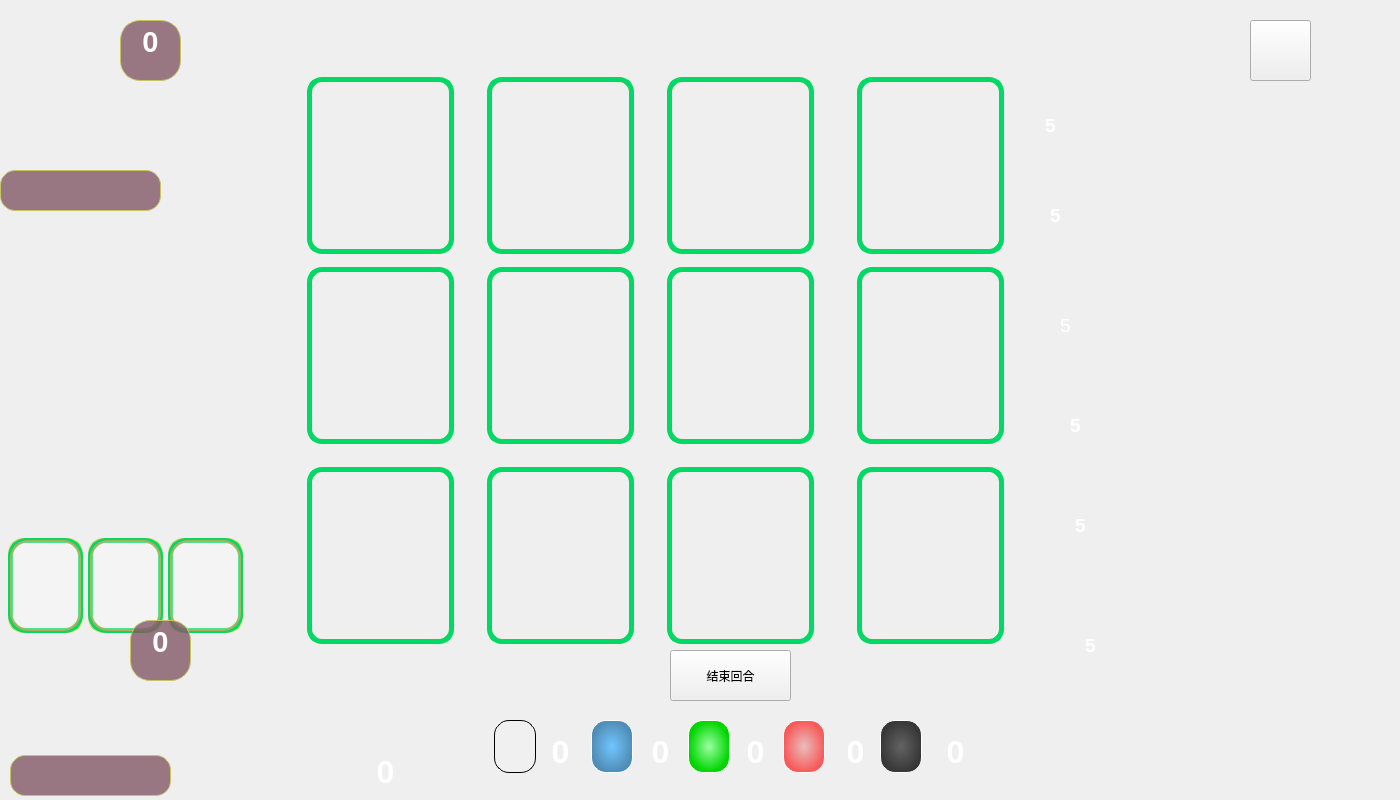
<?xml version="1.0" encoding="UTF-8"?>
<ui version="4.0">
 <class>gameInterface</class>
 <widget class="QWidget" name="gameInterface">
  <property name="geometry">
   <rect>
    <x>0</x>
    <y>0</y>
    <width>1400</width>
    <height>800</height>
   </rect>
  </property>
  <property name="minimumSize">
   <size>
    <width>1400</width>
    <height>800</height>
   </size>
  </property>
  <property name="maximumSize">
   <size>
    <width>1400</width>
    <height>800</height>
   </size>
  </property>
  <property name="focusPolicy">
   <enum>Qt::NoFocus</enum>
  </property>
  <property name="windowTitle">
   <string>gameInterface</string>
  </property>
  <property name="windowIcon">
   <iconset>
    <normaloff>:/images/打开界面.png</normaloff>:/images/打开界面.png</iconset>
  </property>
  <property name="styleSheet">
   <string notr="true">#gameInterface{
border-image: url(:/images/background.png);
}</string>
  </property>
  <widget class="QPushButton" name="card1_1">
   <property name="geometry">
    <rect>
     <x>310</x>
     <y>80</y>
     <width>141</width>
     <height>171</height>
    </rect>
   </property>
   <property name="styleSheet">
    <string notr="true">border-radius:15px;
border-image: url(:/images/card/blue-high/1.png);


</string>
   </property>
   <property name="text">
    <string/>
   </property>
  </widget>
  <widget class="QPushButton" name="card1_2">
   <property name="geometry">
    <rect>
     <x>490</x>
     <y>80</y>
     <width>141</width>
     <height>171</height>
    </rect>
   </property>
   <property name="styleSheet">
    <string notr="true">border-radius:15px;
border-image: url(:/images/card/blue-high/2.png);</string>
   </property>
   <property name="text">
    <string/>
   </property>
  </widget>
  <widget class="QPushButton" name="card1_3">
   <property name="geometry">
    <rect>
     <x>670</x>
     <y>80</y>
     <width>141</width>
     <height>171</height>
    </rect>
   </property>
   <property name="styleSheet">
    <string notr="true">border-radius:15px;
border-image: url(:/images/card/blue-high/3.png);</string>
   </property>
   <property name="text">
    <string/>
   </property>
  </widget>
  <widget class="QPushButton" name="card1_4">
   <property name="geometry">
    <rect>
     <x>860</x>
     <y>80</y>
     <width>141</width>
     <height>171</height>
    </rect>
   </property>
   <property name="styleSheet">
    <string notr="true">border-radius:15px;
border-image: url(:/images/card/blue-high/4.png);</string>
   </property>
   <property name="text">
    <string/>
   </property>
  </widget>
  <widget class="QPushButton" name="card2_1">
   <property name="geometry">
    <rect>
     <x>310</x>
     <y>270</y>
     <width>141</width>
     <height>171</height>
    </rect>
   </property>
   <property name="styleSheet">
    <string notr="true">border-radius:15px;
border-image: url(:/images/card/yellow-middle/1.png);</string>
   </property>
   <property name="text">
    <string/>
   </property>
  </widget>
  <widget class="QPushButton" name="card2_2">
   <property name="geometry">
    <rect>
     <x>490</x>
     <y>270</y>
     <width>141</width>
     <height>171</height>
    </rect>
   </property>
   <property name="styleSheet">
    <string notr="true">border-radius:15px;
border-image: url(:/images/card/yellow-middle/2.png);</string>
   </property>
   <property name="text">
    <string/>
   </property>
  </widget>
  <widget class="QPushButton" name="card2_3">
   <property name="geometry">
    <rect>
     <x>670</x>
     <y>270</y>
     <width>141</width>
     <height>171</height>
    </rect>
   </property>
   <property name="styleSheet">
    <string notr="true">border-radius:15px;
border-image: url(:/images/card/yellow-middle/3.png);</string>
   </property>
   <property name="text">
    <string/>
   </property>
  </widget>
  <widget class="QPushButton" name="card2_4">
   <property name="geometry">
    <rect>
     <x>860</x>
     <y>270</y>
     <width>141</width>
     <height>171</height>
    </rect>
   </property>
   <property name="styleSheet">
    <string notr="true">border-radius:15px;
border-image: url(:/images/card/yellow-middle/4.png);</string>
   </property>
   <property name="text">
    <string/>
   </property>
  </widget>
  <widget class="QPushButton" name="card3_1">
   <property name="geometry">
    <rect>
     <x>310</x>
     <y>470</y>
     <width>141</width>
     <height>171</height>
    </rect>
   </property>
   <property name="styleSheet">
    <string notr="true">border-radius:15px;
border-image: url(:/images/card/green-low/1.png);</string>
   </property>
   <property name="text">
    <string/>
   </property>
  </widget>
  <widget class="QPushButton" name="card3_2">
   <property name="geometry">
    <rect>
     <x>490</x>
     <y>470</y>
     <width>141</width>
     <height>171</height>
    </rect>
   </property>
   <property name="styleSheet">
    <string notr="true">border-radius:15px;
border-image: url(:/images/card/green-low/2.png);</string>
   </property>
   <property name="text">
    <string/>
   </property>
  </widget>
  <widget class="QPushButton" name="card3_3">
   <property name="geometry">
    <rect>
     <x>670</x>
     <y>470</y>
     <width>141</width>
     <height>171</height>
    </rect>
   </property>
   <property name="styleSheet">
    <string notr="true">border-radius:15px;
border-image: url(:/images/card/green-low/3.png);</string>
   </property>
   <property name="text">
    <string/>
   </property>
  </widget>
  <widget class="QPushButton" name="card3_4">
   <property name="geometry">
    <rect>
     <x>860</x>
     <y>470</y>
     <width>141</width>
     <height>171</height>
    </rect>
   </property>
   <property name="styleSheet">
    <string notr="true">border-radius:15px;
border-image: url(:/images/card/green-low/4.png);
</string>
   </property>
   <property name="text">
    <string/>
   </property>
  </widget>
  <widget class="QTextBrowser" name="gold_num">
   <property name="geometry">
    <rect>
     <x>1030</x>
     <y>110</y>
     <width>41</width>
     <height>41</height>
    </rect>
   </property>
   <property name="styleSheet">
    <string notr="true">background:transparent;
border-width:0;
border-style:outset</string>
   </property>
   <property name="html">
    <string>&lt;!DOCTYPE HTML PUBLIC &quot;-//W3C//DTD HTML 4.0//EN&quot; &quot;http://www.w3.org/TR/REC-html40/strict.dtd&quot;&gt;
&lt;html&gt;&lt;head&gt;&lt;meta name=&quot;qrichtext&quot; content=&quot;1&quot; /&gt;&lt;style type=&quot;text/css&quot;&gt;
p, li { white-space: pre-wrap; }
&lt;/style&gt;&lt;/head&gt;&lt;body style=&quot; font-family:'SimSun'; font-size:9pt; font-weight:400; font-style:normal;&quot;&gt;
&lt;p align=&quot;center&quot; style=&quot; margin-top:0px; margin-bottom:0px; margin-left:0px; margin-right:0px; -qt-block-indent:0; text-indent:0px;&quot;&gt;&lt;span style=&quot; font-size:14pt; font-weight:600; color:#ffffff;&quot;&gt;5&lt;/span&gt;&lt;/p&gt;&lt;/body&gt;&lt;/html&gt;</string>
   </property>
  </widget>
  <widget class="QTextBrowser" name="black_num">
   <property name="geometry">
    <rect>
     <x>1030</x>
     <y>200</y>
     <width>51</width>
     <height>51</height>
    </rect>
   </property>
   <property name="styleSheet">
    <string notr="true">background:transparent;
border-width:0;
border-style:outset</string>
   </property>
   <property name="html">
    <string>&lt;!DOCTYPE HTML PUBLIC &quot;-//W3C//DTD HTML 4.0//EN&quot; &quot;http://www.w3.org/TR/REC-html40/strict.dtd&quot;&gt;
&lt;html&gt;&lt;head&gt;&lt;meta name=&quot;qrichtext&quot; content=&quot;1&quot; /&gt;&lt;style type=&quot;text/css&quot;&gt;
p, li { white-space: pre-wrap; }
&lt;/style&gt;&lt;/head&gt;&lt;body style=&quot; font-family:'SimSun'; font-size:9pt; font-weight:400; font-style:normal;&quot;&gt;
&lt;p align=&quot;center&quot; style=&quot; margin-top:12px; margin-bottom:12px; margin-left:0px; margin-right:0px; -qt-block-indent:0; text-indent:0px;&quot;&gt;&lt;span style=&quot; font-size:14pt; font-weight:600; color:#ffffff;&quot;&gt;5&lt;/span&gt;&lt;/p&gt;&lt;/body&gt;&lt;/html&gt;</string>
   </property>
  </widget>
  <widget class="QTextBrowser" name="red_num">
   <property name="geometry">
    <rect>
     <x>1040</x>
     <y>310</y>
     <width>51</width>
     <height>41</height>
    </rect>
   </property>
   <property name="styleSheet">
    <string notr="true">background:transparent;
border-width:0;
border-style:outset</string>
   </property>
   <property name="html">
    <string>&lt;!DOCTYPE HTML PUBLIC &quot;-//W3C//DTD HTML 4.0//EN&quot; &quot;http://www.w3.org/TR/REC-html40/strict.dtd&quot;&gt;
&lt;html&gt;&lt;head&gt;&lt;meta name=&quot;qrichtext&quot; content=&quot;1&quot; /&gt;&lt;style type=&quot;text/css&quot;&gt;
p, li { white-space: pre-wrap; }
&lt;/style&gt;&lt;/head&gt;&lt;body style=&quot; font-family:'SimSun'; font-size:9pt; font-weight:400; font-style:normal;&quot;&gt;
&lt;p align=&quot;center&quot; style=&quot; margin-top:0px; margin-bottom:0px; margin-left:0px; margin-right:0px; -qt-block-indent:0; text-indent:0px;&quot;&gt;&lt;span style=&quot; font-size:14pt; color:#ffffff;&quot;&gt;5&lt;/span&gt;&lt;/p&gt;&lt;/body&gt;&lt;/html&gt;</string>
   </property>
  </widget>
  <widget class="QTextBrowser" name="green_num">
   <property name="geometry">
    <rect>
     <x>1050</x>
     <y>410</y>
     <width>51</width>
     <height>51</height>
    </rect>
   </property>
   <property name="styleSheet">
    <string notr="true">background:transparent;
border-width:0;
border-style:outset</string>
   </property>
   <property name="html">
    <string>&lt;!DOCTYPE HTML PUBLIC &quot;-//W3C//DTD HTML 4.0//EN&quot; &quot;http://www.w3.org/TR/REC-html40/strict.dtd&quot;&gt;
&lt;html&gt;&lt;head&gt;&lt;meta name=&quot;qrichtext&quot; content=&quot;1&quot; /&gt;&lt;style type=&quot;text/css&quot;&gt;
p, li { white-space: pre-wrap; }
&lt;/style&gt;&lt;/head&gt;&lt;body style=&quot; font-family:'SimSun'; font-size:9pt; font-weight:400; font-style:normal;&quot;&gt;
&lt;p align=&quot;center&quot; style=&quot; margin-top:0px; margin-bottom:0px; margin-left:0px; margin-right:0px; -qt-block-indent:0; text-indent:0px;&quot;&gt;&lt;span style=&quot; font-size:14pt; font-weight:600; color:#ffffff;&quot;&gt;5&lt;/span&gt;&lt;/p&gt;&lt;/body&gt;&lt;/html&gt;</string>
   </property>
  </widget>
  <widget class="QTextBrowser" name="blue_num">
   <property name="geometry">
    <rect>
     <x>1060</x>
     <y>510</y>
     <width>41</width>
     <height>41</height>
    </rect>
   </property>
   <property name="styleSheet">
    <string notr="true">background:transparent;
border-width:0;
border-style:outset</string>
   </property>
   <property name="html">
    <string>&lt;!DOCTYPE HTML PUBLIC &quot;-//W3C//DTD HTML 4.0//EN&quot; &quot;http://www.w3.org/TR/REC-html40/strict.dtd&quot;&gt;
&lt;html&gt;&lt;head&gt;&lt;meta name=&quot;qrichtext&quot; content=&quot;1&quot; /&gt;&lt;style type=&quot;text/css&quot;&gt;
p, li { white-space: pre-wrap; }
&lt;/style&gt;&lt;/head&gt;&lt;body style=&quot; font-family:'SimSun'; font-size:9pt; font-weight:400; font-style:normal;&quot;&gt;
&lt;p align=&quot;center&quot; style=&quot; margin-top:0px; margin-bottom:0px; margin-left:0px; margin-right:0px; -qt-block-indent:0; text-indent:0px;&quot;&gt;&lt;span style=&quot; font-size:14pt; font-weight:600; color:#ffffff;&quot;&gt;5&lt;/span&gt;&lt;/p&gt;&lt;/body&gt;&lt;/html&gt;</string>
   </property>
  </widget>
  <widget class="QTextBrowser" name="white_num">
   <property name="geometry">
    <rect>
     <x>1070</x>
     <y>630</y>
     <width>41</width>
     <height>41</height>
    </rect>
   </property>
   <property name="styleSheet">
    <string notr="true">background:transparent;
border-width:0;
border-style:outset</string>
   </property>
   <property name="html">
    <string>&lt;!DOCTYPE HTML PUBLIC &quot;-//W3C//DTD HTML 4.0//EN&quot; &quot;http://www.w3.org/TR/REC-html40/strict.dtd&quot;&gt;
&lt;html&gt;&lt;head&gt;&lt;meta name=&quot;qrichtext&quot; content=&quot;1&quot; /&gt;&lt;style type=&quot;text/css&quot;&gt;
p, li { white-space: pre-wrap; }
&lt;/style&gt;&lt;/head&gt;&lt;body style=&quot; font-family:'SimSun'; font-size:9pt; font-weight:400; font-style:normal;&quot;&gt;
&lt;p align=&quot;center&quot; style=&quot; margin-top:0px; margin-bottom:0px; margin-left:0px; margin-right:0px; -qt-block-indent:0; text-indent:0px;&quot;&gt;&lt;span style=&quot; font-size:14pt; font-weight:600; color:#ffffff;&quot;&gt;5&lt;/span&gt;&lt;/p&gt;&lt;/body&gt;&lt;/html&gt;</string>
   </property>
  </widget>
  <widget class="QLabel" name="money">
   <property name="geometry">
    <rect>
     <x>480</x>
     <y>710</y>
     <width>501</width>
     <height>91</height>
    </rect>
   </property>
   <property name="styleSheet">
    <string notr="true">border-image: url(:/images/bb.png);
border-radius:20px;</string>
   </property>
   <property name="text">
    <string/>
   </property>
  </widget>
  <widget class="QTextBrowser" name="white_have">
   <property name="geometry">
    <rect>
     <x>535</x>
     <y>730</y>
     <width>51</width>
     <height>61</height>
    </rect>
   </property>
   <property name="styleSheet">
    <string notr="true">background:transparent;
border-width:0;
border-style:outset</string>
   </property>
   <property name="html">
    <string>&lt;!DOCTYPE HTML PUBLIC &quot;-//W3C//DTD HTML 4.0//EN&quot; &quot;http://www.w3.org/TR/REC-html40/strict.dtd&quot;&gt;
&lt;html&gt;&lt;head&gt;&lt;meta name=&quot;qrichtext&quot; content=&quot;1&quot; /&gt;&lt;style type=&quot;text/css&quot;&gt;
p, li { white-space: pre-wrap; }
&lt;/style&gt;&lt;/head&gt;&lt;body style=&quot; font-family:'SimSun'; font-size:9pt; font-weight:400; font-style:normal;&quot;&gt;
&lt;p align=&quot;center&quot; style=&quot; margin-top:0px; margin-bottom:0px; margin-left:0px; margin-right:0px; -qt-block-indent:0; text-indent:0px;&quot;&gt;&lt;span style=&quot; font-size:24pt; font-weight:600; color:#ffffff;&quot;&gt;0&lt;/span&gt;&lt;/p&gt;&lt;/body&gt;&lt;/html&gt;</string>
   </property>
  </widget>
  <widget class="QTextBrowser" name="blue_have">
   <property name="geometry">
    <rect>
     <x>635</x>
     <y>730</y>
     <width>51</width>
     <height>61</height>
    </rect>
   </property>
   <property name="styleSheet">
    <string notr="true">background:transparent;
border-width:0;
border-style:outset</string>
   </property>
   <property name="html">
    <string>&lt;!DOCTYPE HTML PUBLIC &quot;-//W3C//DTD HTML 4.0//EN&quot; &quot;http://www.w3.org/TR/REC-html40/strict.dtd&quot;&gt;
&lt;html&gt;&lt;head&gt;&lt;meta name=&quot;qrichtext&quot; content=&quot;1&quot; /&gt;&lt;style type=&quot;text/css&quot;&gt;
p, li { white-space: pre-wrap; }
&lt;/style&gt;&lt;/head&gt;&lt;body style=&quot; font-family:'SimSun'; font-size:9pt; font-weight:400; font-style:normal;&quot;&gt;
&lt;p align=&quot;center&quot; style=&quot; margin-top:0px; margin-bottom:0px; margin-left:0px; margin-right:0px; -qt-block-indent:0; text-indent:0px;&quot;&gt;&lt;span style=&quot; font-size:24pt; font-weight:600; color:#ffffff;&quot;&gt;0&lt;/span&gt;&lt;/p&gt;&lt;/body&gt;&lt;/html&gt;</string>
   </property>
  </widget>
  <widget class="QTextBrowser" name="green_have">
   <property name="geometry">
    <rect>
     <x>730</x>
     <y>730</y>
     <width>51</width>
     <height>61</height>
    </rect>
   </property>
   <property name="styleSheet">
    <string notr="true">background:transparent;
border-width:0;
border-style:outset</string>
   </property>
   <property name="html">
    <string>&lt;!DOCTYPE HTML PUBLIC &quot;-//W3C//DTD HTML 4.0//EN&quot; &quot;http://www.w3.org/TR/REC-html40/strict.dtd&quot;&gt;
&lt;html&gt;&lt;head&gt;&lt;meta name=&quot;qrichtext&quot; content=&quot;1&quot; /&gt;&lt;style type=&quot;text/css&quot;&gt;
p, li { white-space: pre-wrap; }
&lt;/style&gt;&lt;/head&gt;&lt;body style=&quot; font-family:'SimSun'; font-size:9pt; font-weight:400; font-style:normal;&quot;&gt;
&lt;p align=&quot;center&quot; style=&quot; margin-top:0px; margin-bottom:0px; margin-left:0px; margin-right:0px; -qt-block-indent:0; text-indent:0px;&quot;&gt;&lt;span style=&quot; font-size:24pt; font-weight:600; color:#ffffff;&quot;&gt;0&lt;/span&gt;&lt;/p&gt;&lt;/body&gt;&lt;/html&gt;</string>
   </property>
  </widget>
  <widget class="QTextBrowser" name="red_have">
   <property name="geometry">
    <rect>
     <x>830</x>
     <y>730</y>
     <width>51</width>
     <height>61</height>
    </rect>
   </property>
   <property name="styleSheet">
    <string notr="true">background:transparent;
border-width:0;
border-style:outset</string>
   </property>
   <property name="html">
    <string>&lt;!DOCTYPE HTML PUBLIC &quot;-//W3C//DTD HTML 4.0//EN&quot; &quot;http://www.w3.org/TR/REC-html40/strict.dtd&quot;&gt;
&lt;html&gt;&lt;head&gt;&lt;meta name=&quot;qrichtext&quot; content=&quot;1&quot; /&gt;&lt;style type=&quot;text/css&quot;&gt;
p, li { white-space: pre-wrap; }
&lt;/style&gt;&lt;/head&gt;&lt;body style=&quot; font-family:'SimSun'; font-size:9pt; font-weight:400; font-style:normal;&quot;&gt;
&lt;p align=&quot;center&quot; style=&quot; margin-top:0px; margin-bottom:0px; margin-left:0px; margin-right:0px; -qt-block-indent:0; text-indent:0px;&quot;&gt;&lt;span style=&quot; font-size:24pt; font-weight:600; color:#ffffff;&quot;&gt;0&lt;/span&gt;&lt;/p&gt;&lt;/body&gt;&lt;/html&gt;</string>
   </property>
  </widget>
  <widget class="QTextBrowser" name="black_have">
   <property name="geometry">
    <rect>
     <x>930</x>
     <y>730</y>
     <width>51</width>
     <height>61</height>
    </rect>
   </property>
   <property name="styleSheet">
    <string notr="true">background:transparent;
border-width:0;
border-style:outset</string>
   </property>
   <property name="html">
    <string>&lt;!DOCTYPE HTML PUBLIC &quot;-//W3C//DTD HTML 4.0//EN&quot; &quot;http://www.w3.org/TR/REC-html40/strict.dtd&quot;&gt;
&lt;html&gt;&lt;head&gt;&lt;meta name=&quot;qrichtext&quot; content=&quot;1&quot; /&gt;&lt;style type=&quot;text/css&quot;&gt;
p, li { white-space: pre-wrap; }
&lt;/style&gt;&lt;/head&gt;&lt;body style=&quot; font-family:'SimSun'; font-size:9pt; font-weight:400; font-style:normal;&quot;&gt;
&lt;p align=&quot;center&quot; style=&quot; margin-top:0px; margin-bottom:0px; margin-left:0px; margin-right:0px; -qt-block-indent:0; text-indent:0px;&quot;&gt;&lt;span style=&quot; font-size:24pt; font-weight:600; color:#ffffff;&quot;&gt;0&lt;/span&gt;&lt;/p&gt;&lt;/body&gt;&lt;/html&gt;</string>
   </property>
  </widget>
  <widget class="QLabel" name="label">
   <property name="geometry">
    <rect>
     <x>390</x>
     <y>710</y>
     <width>91</width>
     <height>81</height>
    </rect>
   </property>
   <property name="styleSheet">
    <string notr="true">border-image: url(:/images/bbb.png);
border-radius:35px;</string>
   </property>
   <property name="text">
    <string/>
   </property>
  </widget>
  <widget class="QTextBrowser" name="gold_have">
   <property name="geometry">
    <rect>
     <x>360</x>
     <y>750</y>
     <width>51</width>
     <height>61</height>
    </rect>
   </property>
   <property name="styleSheet">
    <string notr="true">background:transparent;
border-width:0;
border-style:outset</string>
   </property>
   <property name="html">
    <string>&lt;!DOCTYPE HTML PUBLIC &quot;-//W3C//DTD HTML 4.0//EN&quot; &quot;http://www.w3.org/TR/REC-html40/strict.dtd&quot;&gt;
&lt;html&gt;&lt;head&gt;&lt;meta name=&quot;qrichtext&quot; content=&quot;1&quot; /&gt;&lt;style type=&quot;text/css&quot;&gt;
p, li { white-space: pre-wrap; }
&lt;/style&gt;&lt;/head&gt;&lt;body style=&quot; font-family:'SimSun'; font-size:9pt; font-weight:400; font-style:normal;&quot;&gt;
&lt;p align=&quot;center&quot; style=&quot; margin-top:0px; margin-bottom:0px; margin-left:0px; margin-right:0px; -qt-block-indent:0; text-indent:0px;&quot;&gt;&lt;span style=&quot; font-size:24pt; font-weight:600; color:#ffffff;&quot;&gt;0&lt;/span&gt;&lt;/p&gt;&lt;/body&gt;&lt;/html&gt;</string>
   </property>
  </widget>
  <widget class="QPushButton" name="selectBlack">
   <property name="geometry">
    <rect>
     <x>1070</x>
     <y>150</y>
     <width>71</width>
     <height>61</height>
    </rect>
   </property>
   <property name="styleSheet">
    <string notr="true">border-radius:15px;


</string>
   </property>
   <property name="text">
    <string/>
   </property>
  </widget>
  <widget class="QPushButton" name="selectRed">
   <property name="geometry">
    <rect>
     <x>1070</x>
     <y>240</y>
     <width>71</width>
     <height>61</height>
    </rect>
   </property>
   <property name="styleSheet">
    <string notr="true">border-radius:15px;


</string>
   </property>
   <property name="text">
    <string/>
   </property>
  </widget>
  <widget class="QPushButton" name="selectGreen">
   <property name="geometry">
    <rect>
     <x>1080</x>
     <y>350</y>
     <width>71</width>
     <height>61</height>
    </rect>
   </property>
   <property name="styleSheet">
    <string notr="true">border-radius:15px;


</string>
   </property>
   <property name="text">
    <string/>
   </property>
  </widget>
  <widget class="QPushButton" name="selectBlue">
   <property name="geometry">
    <rect>
     <x>1090</x>
     <y>460</y>
     <width>71</width>
     <height>61</height>
    </rect>
   </property>
   <property name="styleSheet">
    <string notr="true">border-radius:15px;


</string>
   </property>
   <property name="text">
    <string/>
   </property>
  </widget>
  <widget class="QPushButton" name="selectWhite">
   <property name="geometry">
    <rect>
     <x>1110</x>
     <y>580</y>
     <width>71</width>
     <height>61</height>
    </rect>
   </property>
   <property name="styleSheet">
    <string notr="true">border-radius:15px;


</string>
   </property>
   <property name="text">
    <string/>
   </property>
  </widget>
  <widget class="QTextBrowser" name="gradePeople2">
   <property name="geometry">
    <rect>
     <x>120</x>
     <y>20</y>
     <width>61</width>
     <height>61</height>
    </rect>
   </property>
   <property name="styleSheet">
    <string notr="true">background-color:rgba(130, 87, 103,0.8);
border-radius:20px;
border:1px solid rgb(197, 197, 98)</string>
   </property>
   <property name="html">
    <string>&lt;!DOCTYPE HTML PUBLIC &quot;-//W3C//DTD HTML 4.0//EN&quot; &quot;http://www.w3.org/TR/REC-html40/strict.dtd&quot;&gt;
&lt;html&gt;&lt;head&gt;&lt;meta name=&quot;qrichtext&quot; content=&quot;1&quot; /&gt;&lt;style type=&quot;text/css&quot;&gt;
p, li { white-space: pre-wrap; }
&lt;/style&gt;&lt;/head&gt;&lt;body style=&quot; font-family:'SimSun'; font-size:9pt; font-weight:400; font-style:normal;&quot;&gt;
&lt;p align=&quot;center&quot; style=&quot; margin-top:0px; margin-bottom:0px; margin-left:0px; margin-right:0px; -qt-block-indent:0; text-indent:0px;&quot;&gt;&lt;span style=&quot; font-size:22pt; font-weight:600; color:#ffffff;&quot;&gt;0&lt;/span&gt;&lt;/p&gt;&lt;/body&gt;&lt;/html&gt;</string>
   </property>
  </widget>
  <widget class="QTextBrowser" name="gradePeople1">
   <property name="geometry">
    <rect>
     <x>130</x>
     <y>620</y>
     <width>61</width>
     <height>61</height>
    </rect>
   </property>
   <property name="styleSheet">
    <string notr="true">background-color:rgba(130, 87, 103,0.8);
border-radius:20px;
border:1px solid rgb(197, 197, 98)
</string>
   </property>
   <property name="html">
    <string>&lt;!DOCTYPE HTML PUBLIC &quot;-//W3C//DTD HTML 4.0//EN&quot; &quot;http://www.w3.org/TR/REC-html40/strict.dtd&quot;&gt;
&lt;html&gt;&lt;head&gt;&lt;meta name=&quot;qrichtext&quot; content=&quot;1&quot; /&gt;&lt;style type=&quot;text/css&quot;&gt;
p, li { white-space: pre-wrap; }
&lt;/style&gt;&lt;/head&gt;&lt;body style=&quot; font-family:'SimSun'; font-size:9pt; font-weight:400; font-style:normal;&quot;&gt;
&lt;p align=&quot;center&quot; style=&quot; margin-top:0px; margin-bottom:0px; margin-left:0px; margin-right:0px; -qt-block-indent:0; text-indent:0px;&quot;&gt;&lt;span style=&quot; font-size:22pt; font-weight:600; color:#ffffff;&quot;&gt;0&lt;/span&gt;&lt;/p&gt;&lt;/body&gt;&lt;/html&gt;</string>
   </property>
  </widget>
  <widget class="QToolButton" name="re">
   <property name="geometry">
    <rect>
     <x>1340</x>
     <y>0</y>
     <width>61</width>
     <height>141</height>
    </rect>
   </property>
   <property name="styleSheet">
    <string notr="true">background-color: rgba(255, 255, 255, 0);
border:none;
border-radius:30px;</string>
   </property>
   <property name="text">
    <string/>
   </property>
  </widget>
  <widget class="QToolButton" name="changeMan">
   <property name="geometry">
    <rect>
     <x>670</x>
     <y>650</y>
     <width>121</width>
     <height>51</height>
    </rect>
   </property>
   <property name="styleSheet">
    <string notr="true">font: 14pt &quot;华文彩云&quot;;
border-radius:15px;
background-color: qlineargradient(spread: pad, x1: 0, y1: 0, x2: 0, y2: 1,\ stop : 0 rgba(255, 255, 255, 200),\ stop : 0.5 rgba(0, 100, 255, 255),\ stop : 1 rgba(255, 255, 255, 200));
color:rgb(255,255,255);</string>
   </property>
   <property name="text">
    <string>结束回合</string>
   </property>
  </widget>
  <widget class="QLabel" name="background">
   <property name="geometry">
    <rect>
     <x>0</x>
     <y>0</y>
     <width>1400</width>
     <height>800</height>
    </rect>
   </property>
   <property name="minimumSize">
    <size>
     <width>1400</width>
     <height>800</height>
    </size>
   </property>
   <property name="maximumSize">
    <size>
     <width>1400</width>
     <height>800</height>
    </size>
   </property>
   <property name="styleSheet">
    <string notr="true">border-image: url(:/images/background.png);</string>
   </property>
   <property name="text">
    <string/>
   </property>
  </widget>
  <widget class="QToolButton" name="oppo1">
   <property name="geometry">
    <rect>
     <x>0</x>
     <y>40</y>
     <width>201</width>
     <height>151</height>
    </rect>
   </property>
   <property name="styleSheet">
    <string notr="true">background-color: rgba(255, 255, 254, 0);
border-top-right-radius:65px;
border-bottom-right-radius:65px;
</string>
   </property>
   <property name="text">
    <string/>
   </property>
  </widget>
  <widget class="QLabel" name="player1">
   <property name="geometry">
    <rect>
     <x>0</x>
     <y>632</y>
     <width>227</width>
     <height>171</height>
    </rect>
   </property>
   <property name="styleSheet">
    <string notr="true">border-image: url(:/images/oppo_turn.png);
border-top-right-radius:80px;
border-bottom-right-radius:80px;
</string>
   </property>
   <property name="text">
    <string/>
   </property>
  </widget>
  <widget class="QLabel" name="player2">
   <property name="geometry">
    <rect>
     <x>0</x>
     <y>40</y>
     <width>197</width>
     <height>151</height>
    </rect>
   </property>
   <property name="styleSheet">
    <string notr="true">border-image: url(:/images/myturn.png);
border-top-right-radius:75px;
border-bottom-right-radius:75px;</string>
   </property>
   <property name="text">
    <string/>
   </property>
  </widget>
  <widget class="QLabel" name="highlight1_1">
   <property name="geometry">
    <rect>
     <x>307</x>
     <y>77</y>
     <width>147</width>
     <height>177</height>
    </rect>
   </property>
   <property name="styleSheet">
    <string notr="true">border-radius:15px;
border:5px solid rgb(0, 216, 104)</string>
   </property>
   <property name="text">
    <string/>
   </property>
  </widget>
  <widget class="QLabel" name="highlight1_2">
   <property name="geometry">
    <rect>
     <x>487</x>
     <y>77</y>
     <width>147</width>
     <height>177</height>
    </rect>
   </property>
   <property name="styleSheet">
    <string notr="true">border:5px solid rgb(0, 216, 104);
border-radius:15px;</string>
   </property>
   <property name="text">
    <string/>
   </property>
  </widget>
  <widget class="QLabel" name="highlight1_3">
   <property name="geometry">
    <rect>
     <x>667</x>
     <y>77</y>
     <width>147</width>
     <height>177</height>
    </rect>
   </property>
   <property name="styleSheet">
    <string notr="true">border:5px solid rgb(0, 216, 104);
border-radius:15px;</string>
   </property>
   <property name="text">
    <string/>
   </property>
  </widget>
  <widget class="QLabel" name="highlight1_4">
   <property name="geometry">
    <rect>
     <x>857</x>
     <y>77</y>
     <width>147</width>
     <height>177</height>
    </rect>
   </property>
   <property name="styleSheet">
    <string notr="true">border:5px solid rgb(0, 216, 104);
border-radius:15px;</string>
   </property>
   <property name="text">
    <string/>
   </property>
  </widget>
  <widget class="QLabel" name="highlight2_1">
   <property name="geometry">
    <rect>
     <x>307</x>
     <y>267</y>
     <width>147</width>
     <height>177</height>
    </rect>
   </property>
   <property name="styleSheet">
    <string notr="true">border:5px solid rgb(0, 216, 104);
border-radius:15px;</string>
   </property>
   <property name="text">
    <string/>
   </property>
  </widget>
  <widget class="QLabel" name="highlight2_2">
   <property name="geometry">
    <rect>
     <x>487</x>
     <y>267</y>
     <width>147</width>
     <height>177</height>
    </rect>
   </property>
   <property name="styleSheet">
    <string notr="true">border:5px solid rgb(0, 216, 104);
border-radius:15px;</string>
   </property>
   <property name="text">
    <string/>
   </property>
  </widget>
  <widget class="QLabel" name="highlight2_3">
   <property name="geometry">
    <rect>
     <x>667</x>
     <y>267</y>
     <width>147</width>
     <height>177</height>
    </rect>
   </property>
   <property name="styleSheet">
    <string notr="true">border:5px solid rgb(0, 216, 104);
border-radius:15px;</string>
   </property>
   <property name="text">
    <string/>
   </property>
  </widget>
  <widget class="QLabel" name="highlight2_4">
   <property name="geometry">
    <rect>
     <x>857</x>
     <y>267</y>
     <width>147</width>
     <height>177</height>
    </rect>
   </property>
   <property name="styleSheet">
    <string notr="true">border:5px solid rgb(0, 216, 104);
border-radius:15px;</string>
   </property>
   <property name="text">
    <string/>
   </property>
  </widget>
  <widget class="QLabel" name="highlight3_1">
   <property name="geometry">
    <rect>
     <x>307</x>
     <y>467</y>
     <width>147</width>
     <height>177</height>
    </rect>
   </property>
   <property name="styleSheet">
    <string notr="true">border:5px solid rgb(0, 216, 104);
border-radius:15px;
</string>
   </property>
   <property name="text">
    <string/>
   </property>
  </widget>
  <widget class="QLabel" name="highlight3_2">
   <property name="geometry">
    <rect>
     <x>487</x>
     <y>467</y>
     <width>147</width>
     <height>177</height>
    </rect>
   </property>
   <property name="styleSheet">
    <string notr="true">border:5px solid rgb(0, 216, 104);
border-radius:15px;</string>
   </property>
   <property name="text">
    <string/>
   </property>
  </widget>
  <widget class="QLabel" name="highlight3_3">
   <property name="geometry">
    <rect>
     <x>667</x>
     <y>467</y>
     <width>147</width>
     <height>177</height>
    </rect>
   </property>
   <property name="styleSheet">
    <string notr="true">border:5px solid rgb(0, 216, 104);
border-radius:15px;</string>
   </property>
   <property name="text">
    <string/>
   </property>
  </widget>
  <widget class="QLabel" name="highlight3_4">
   <property name="geometry">
    <rect>
     <x>857</x>
     <y>467</y>
     <width>147</width>
     <height>177</height>
    </rect>
   </property>
   <property name="styleSheet">
    <string notr="true">border:5px solid rgb(0, 216, 104);
border-radius:15px;</string>
   </property>
   <property name="text">
    <string/>
   </property>
  </widget>
  <widget class="QTextBrowser" name="black_card">
   <property name="geometry">
    <rect>
     <x>880</x>
     <y>720</y>
     <width>42</width>
     <height>53</height>
    </rect>
   </property>
   <property name="styleSheet">
    <string notr="true">background-color: qradialgradient(spread:pad, cx:0.5, cy:0.5, radius:0.5, fx:0.5, fy:0.5, stop:0 rgba(99, 99, 99, 255), stop:1 rgba(55, 55, 55, 255));
border-radius:15px;
border:1px solid white;</string>
   </property>
  </widget>
  <widget class="QTextBrowser" name="blue_card">
   <property name="geometry">
    <rect>
     <x>591</x>
     <y>720</y>
     <width>42</width>
     <height>53</height>
    </rect>
   </property>
   <property name="styleSheet">
    <string notr="true">background-color: qradialgradient(spread:pad, cx:0.5, cy:0.5, radius:0.5, fx:0.5, fy:0.5, stop:0 rgba(112, 198, 255, 255), stop:1 rgba(80, 141, 182, 255));
border:1px solid white;
border-radius:15px;
</string>
   </property>
  </widget>
  <widget class="QTextBrowser" name="green_card">
   <property name="geometry">
    <rect>
     <x>688</x>
     <y>720</y>
     <width>42</width>
     <height>53</height>
    </rect>
   </property>
   <property name="styleSheet">
    <string notr="true">background-color: qradialgradient(spread:pad, cx:0.5, cy:0.5, radius:0.5, fx:0.5, fy:0.5, stop:0 rgba(155, 255, 162, 255), stop:1 rgba(0, 213, 0, 255));
border-radius:15px;
border:1px solid white;</string>
   </property>
  </widget>
  <widget class="QTextBrowser" name="red_card">
   <property name="geometry">
    <rect>
     <x>783</x>
     <y>720</y>
     <width>42</width>
     <height>53</height>
    </rect>
   </property>
   <property name="styleSheet">
    <string notr="true">background-color: qradialgradient(spread:pad, cx:0.5, cy:0.5, radius:0.5, fx:0.5, fy:0.5, stop:0 rgba(234, 189, 189, 255), stop:1 rgba(247, 90, 90, 255));
border-radius:15px;
border:1px solid white;</string>
   </property>
  </widget>
  <widget class="QTextBrowser" name="white_card">
   <property name="geometry">
    <rect>
     <x>494</x>
     <y>720</y>
     <width>42</width>
     <height>53</height>
    </rect>
   </property>
   <property name="styleSheet">
    <string notr="true">background-color: rgb(240, 240, 240);
border-radius:15px;
border:1px solid black;</string>
   </property>
   <property name="html">
    <string>&lt;!DOCTYPE HTML PUBLIC &quot;-//W3C//DTD HTML 4.0//EN&quot; &quot;http://www.w3.org/TR/REC-html40/strict.dtd&quot;&gt;
&lt;html&gt;&lt;head&gt;&lt;meta name=&quot;qrichtext&quot; content=&quot;1&quot; /&gt;&lt;style type=&quot;text/css&quot;&gt;
p, li { white-space: pre-wrap; }
&lt;/style&gt;&lt;/head&gt;&lt;body style=&quot; font-family:'SimSun'; font-size:9pt; font-weight:400; font-style:normal;&quot;&gt;
&lt;p align=&quot;center&quot; style=&quot;-qt-paragraph-type:empty; margin-top:0px; margin-bottom:0px; margin-left:0px; margin-right:0px; -qt-block-indent:0; text-indent:0px;&quot;&gt;&lt;br /&gt;&lt;/p&gt;&lt;/body&gt;&lt;/html&gt;</string>
   </property>
  </widget>
  <widget class="QToolButton" name="reserved1">
   <property name="geometry">
    <rect>
     <x>10</x>
     <y>540</y>
     <width>71</width>
     <height>91</height>
    </rect>
   </property>
   <property name="styleSheet">
    <string notr="true">background-color: rgba(255, 255, 255, 80);
border-radius:18px;
border:2px solid rgb(176, 176, 87);</string>
   </property>
   <property name="text">
    <string/>
   </property>
  </widget>
  <widget class="QToolButton" name="reserved2">
   <property name="geometry">
    <rect>
     <x>90</x>
     <y>540</y>
     <width>71</width>
     <height>91</height>
    </rect>
   </property>
   <property name="styleSheet">
    <string notr="true">background-color: rgba(255, 255, 255, 80);
border-radius:18px;
border:2px solid rgb(176, 176, 87);</string>
   </property>
   <property name="text">
    <string/>
   </property>
  </widget>
  <widget class="QToolButton" name="reserved3">
   <property name="geometry">
    <rect>
     <x>170</x>
     <y>540</y>
     <width>71</width>
     <height>91</height>
    </rect>
   </property>
   <property name="styleSheet">
    <string notr="true">background-color: rgba(255, 255, 255, 80);
border-radius:18px;
border:2px solid rgb(176, 176, 87);</string>
   </property>
   <property name="text">
    <string/>
   </property>
  </widget>
  <widget class="QToolButton" name="noble1">
   <property name="geometry">
    <rect>
     <x>1170</x>
     <y>130</y>
     <width>171</width>
     <height>171</height>
    </rect>
   </property>
   <property name="styleSheet">
    <string notr="true">border-image: url(:/images/贵族/1.png);
border-radius:15px;</string>
   </property>
   <property name="text">
    <string/>
   </property>
  </widget>
  <widget class="QToolButton" name="noble2">
   <property name="geometry">
    <rect>
     <x>1190</x>
     <y>310</y>
     <width>171</width>
     <height>171</height>
    </rect>
   </property>
   <property name="styleSheet">
    <string notr="true">border-image: url(:/images/贵族/2.png);
border-radius:15px;</string>
   </property>
   <property name="text">
    <string/>
   </property>
  </widget>
  <widget class="QToolButton" name="noble3">
   <property name="geometry">
    <rect>
     <x>1210</x>
     <y>490</y>
     <width>171</width>
     <height>171</height>
    </rect>
   </property>
   <property name="styleSheet">
    <string notr="true">border-image: url(:/images/贵族/3.png);
border-radius:15px;</string>
   </property>
   <property name="text">
    <string/>
   </property>
  </widget>
  <widget class="QLabel" name="highlight4_1">
   <property name="geometry">
    <rect>
     <x>8</x>
     <y>538</y>
     <width>75</width>
     <height>95</height>
    </rect>
   </property>
   <property name="styleSheet">
    <string notr="true">border:5px solid rgb(0, 216, 104);
border-radius:18px;</string>
   </property>
   <property name="text">
    <string/>
   </property>
  </widget>
  <widget class="QLabel" name="highlight4_2">
   <property name="geometry">
    <rect>
     <x>88</x>
     <y>538</y>
     <width>75</width>
     <height>95</height>
    </rect>
   </property>
   <property name="styleSheet">
    <string notr="true">border:5px solid rgb(0, 216, 104);
border-radius:18px;</string>
   </property>
   <property name="text">
    <string/>
   </property>
  </widget>
  <widget class="QLabel" name="highlight4_3">
   <property name="geometry">
    <rect>
     <x>168</x>
     <y>538</y>
     <width>75</width>
     <height>95</height>
    </rect>
   </property>
   <property name="styleSheet">
    <string notr="true">border:5px solid rgb(0, 216, 104);
border-radius:18px;</string>
   </property>
   <property name="text">
    <string/>
   </property>
  </widget>
  <widget class="QLabel" name="yellowLight1_1">
   <property name="geometry">
    <rect>
     <x>307</x>
     <y>77</y>
     <width>147</width>
     <height>177</height>
    </rect>
   </property>
   <property name="styleSheet">
    <string notr="true">border-radius:15px;
border:5px solid rgb(218, 218, 108)</string>
   </property>
   <property name="text">
    <string/>
   </property>
  </widget>
  <widget class="QLabel" name="yellowLight1_2">
   <property name="geometry">
    <rect>
     <x>487</x>
     <y>77</y>
     <width>147</width>
     <height>177</height>
    </rect>
   </property>
   <property name="styleSheet">
    <string notr="true">border-radius:15px;
border:5px solid rgb(218, 218, 108)</string>
   </property>
   <property name="text">
    <string/>
   </property>
  </widget>
  <widget class="QLabel" name="yellowLight1_3">
   <property name="geometry">
    <rect>
     <x>667</x>
     <y>77</y>
     <width>147</width>
     <height>177</height>
    </rect>
   </property>
   <property name="styleSheet">
    <string notr="true">border-radius:15px;
border:5px solid rgb(218, 218, 108)</string>
   </property>
   <property name="text">
    <string/>
   </property>
  </widget>
  <widget class="QLabel" name="yellowLight1_4">
   <property name="geometry">
    <rect>
     <x>857</x>
     <y>77</y>
     <width>147</width>
     <height>177</height>
    </rect>
   </property>
   <property name="styleSheet">
    <string notr="true">border-radius:15px;
border:5px solid rgb(218, 218, 108)</string>
   </property>
   <property name="text">
    <string/>
   </property>
  </widget>
  <widget class="QLabel" name="yellowLight2_1">
   <property name="geometry">
    <rect>
     <x>307</x>
     <y>267</y>
     <width>147</width>
     <height>177</height>
    </rect>
   </property>
   <property name="styleSheet">
    <string notr="true">border-radius:15px;
border:5px solid rgb(218, 218, 108)</string>
   </property>
   <property name="text">
    <string/>
   </property>
  </widget>
  <widget class="QLabel" name="yellowLight2_2">
   <property name="geometry">
    <rect>
     <x>487</x>
     <y>267</y>
     <width>147</width>
     <height>177</height>
    </rect>
   </property>
   <property name="styleSheet">
    <string notr="true">border-radius:15px;
border:5px solid rgb(218, 218, 108)</string>
   </property>
   <property name="text">
    <string/>
   </property>
  </widget>
  <widget class="QLabel" name="yellowLight2_3">
   <property name="geometry">
    <rect>
     <x>667</x>
     <y>267</y>
     <width>147</width>
     <height>177</height>
    </rect>
   </property>
   <property name="styleSheet">
    <string notr="true">border-radius:15px;
border:5px solid rgb(218, 218, 108)</string>
   </property>
   <property name="text">
    <string/>
   </property>
  </widget>
  <widget class="QLabel" name="yellowLight2_4">
   <property name="geometry">
    <rect>
     <x>857</x>
     <y>267</y>
     <width>147</width>
     <height>177</height>
    </rect>
   </property>
   <property name="styleSheet">
    <string notr="true">border-radius:15px;
border:5px solid rgb(218, 218, 108)</string>
   </property>
   <property name="text">
    <string/>
   </property>
  </widget>
  <widget class="QLabel" name="yellowLight3_1">
   <property name="geometry">
    <rect>
     <x>307</x>
     <y>467</y>
     <width>147</width>
     <height>177</height>
    </rect>
   </property>
   <property name="styleSheet">
    <string notr="true">border-radius:15px;
border:5px solid rgb(218, 218, 108)</string>
   </property>
   <property name="text">
    <string/>
   </property>
  </widget>
  <widget class="QLabel" name="yellowLight3_2">
   <property name="geometry">
    <rect>
     <x>487</x>
     <y>467</y>
     <width>147</width>
     <height>177</height>
    </rect>
   </property>
   <property name="styleSheet">
    <string notr="true">border-radius:15px;
border:5px solid rgb(218, 218, 108)</string>
   </property>
   <property name="text">
    <string/>
   </property>
  </widget>
  <widget class="QLabel" name="yellowLight3_3">
   <property name="geometry">
    <rect>
     <x>667</x>
     <y>467</y>
     <width>147</width>
     <height>177</height>
    </rect>
   </property>
   <property name="styleSheet">
    <string notr="true">border-radius:15px;
border:5px solid rgb(218, 218, 108)</string>
   </property>
   <property name="text">
    <string/>
   </property>
  </widget>
  <widget class="QLabel" name="yellowLight3_4">
   <property name="geometry">
    <rect>
     <x>857</x>
     <y>467</y>
     <width>147</width>
     <height>177</height>
    </rect>
   </property>
   <property name="styleSheet">
    <string notr="true">border-radius:15px;
border:5px solid rgb(218, 218, 108)</string>
   </property>
   <property name="text">
    <string/>
   </property>
  </widget>
  <widget class="QLabel" name="yellowLight4_1">
   <property name="geometry">
    <rect>
     <x>8</x>
     <y>538</y>
     <width>75</width>
     <height>95</height>
    </rect>
   </property>
   <property name="styleSheet">
    <string notr="true">border-radius:15px;
border:5px solid rgb(218, 218, 108)</string>
   </property>
   <property name="text">
    <string/>
   </property>
  </widget>
  <widget class="QLabel" name="yellowLight4_2">
   <property name="geometry">
    <rect>
     <x>88</x>
     <y>538</y>
     <width>75</width>
     <height>95</height>
    </rect>
   </property>
   <property name="styleSheet">
    <string notr="true">border-radius:15px;
border:5px solid rgb(218, 218, 108)</string>
   </property>
   <property name="text">
    <string/>
   </property>
  </widget>
  <widget class="QLabel" name="yellowLight4_3">
   <property name="geometry">
    <rect>
     <x>168</x>
     <y>538</y>
     <width>75</width>
     <height>95</height>
    </rect>
   </property>
   <property name="styleSheet">
    <string notr="true">border-radius:15px;
border:5px solid rgb(218, 218, 108)</string>
   </property>
   <property name="text">
    <string/>
   </property>
  </widget>
  <widget class="QLabel" name="name2">
   <property name="geometry">
    <rect>
     <x>0</x>
     <y>170</y>
     <width>161</width>
     <height>41</height>
    </rect>
   </property>
   <property name="styleSheet">
    <string notr="true">background-color:rgba(130, 87, 103,0.8);
border-radius:15px;
border:1px solid rgb(197, 197, 98);
font: 18pt &quot;隶书&quot;;
color:white;</string>
   </property>
   <property name="text">
    <string/>
   </property>
  </widget>
  <widget class="QLabel" name="name1">
   <property name="geometry">
    <rect>
     <x>10</x>
     <y>755</y>
     <width>161</width>
     <height>41</height>
    </rect>
   </property>
   <property name="styleSheet">
    <string notr="true">background-color:rgba(130, 87, 103,0.8);
border-radius:15px;
border:1px solid rgb(197, 197, 98);
font: 18pt &quot;隶书&quot;;
color:white;</string>
   </property>
   <property name="text">
    <string/>
   </property>
  </widget>
  <widget class="QToolButton" name="musicC">
   <property name="geometry">
    <rect>
     <x>1250</x>
     <y>20</y>
     <width>61</width>
     <height>61</height>
    </rect>
   </property>
   <property name="styleSheet">
    <string notr="true"/>
   </property>
   <property name="text">
    <string/>
   </property>
  </widget>
  <zorder>background</zorder>
  <zorder>gold_num</zorder>
  <zorder>black_num</zorder>
  <zorder>red_num</zorder>
  <zorder>green_num</zorder>
  <zorder>blue_num</zorder>
  <zorder>white_num</zorder>
  <zorder>label</zorder>
  <zorder>selectBlack</zorder>
  <zorder>selectRed</zorder>
  <zorder>selectGreen</zorder>
  <zorder>selectBlue</zorder>
  <zorder>selectWhite</zorder>
  <zorder>changeMan</zorder>
  <zorder>money</zorder>
  <zorder>gold_have</zorder>
  <zorder>green_have</zorder>
  <zorder>black_have</zorder>
  <zorder>blue_have</zorder>
  <zorder>white_have</zorder>
  <zorder>red_have</zorder>
  <zorder>re</zorder>
  <zorder>player1</zorder>
  <zorder>player2</zorder>
  <zorder>oppo1</zorder>
  <zorder>black_card</zorder>
  <zorder>blue_card</zorder>
  <zorder>green_card</zorder>
  <zorder>red_card</zorder>
  <zorder>white_card</zorder>
  <zorder>noble1</zorder>
  <zorder>noble2</zorder>
  <zorder>noble3</zorder>
  <zorder>yellowLight1_1</zorder>
  <zorder>yellowLight1_2</zorder>
  <zorder>yellowLight1_3</zorder>
  <zorder>yellowLight1_4</zorder>
  <zorder>yellowLight2_1</zorder>
  <zorder>yellowLight2_2</zorder>
  <zorder>yellowLight2_3</zorder>
  <zorder>yellowLight2_4</zorder>
  <zorder>yellowLight3_1</zorder>
  <zorder>yellowLight3_2</zorder>
  <zorder>yellowLight3_3</zorder>
  <zorder>yellowLight3_4</zorder>
  <zorder>yellowLight4_1</zorder>
  <zorder>yellowLight4_2</zorder>
  <zorder>yellowLight4_3</zorder>
  <zorder>highlight1_1</zorder>
  <zorder>highlight1_2</zorder>
  <zorder>highlight1_3</zorder>
  <zorder>highlight1_4</zorder>
  <zorder>highlight2_1</zorder>
  <zorder>highlight2_2</zorder>
  <zorder>highlight2_3</zorder>
  <zorder>highlight2_4</zorder>
  <zorder>highlight3_1</zorder>
  <zorder>highlight3_2</zorder>
  <zorder>highlight3_3</zorder>
  <zorder>highlight3_4</zorder>
  <zorder>highlight4_1</zorder>
  <zorder>highlight4_2</zorder>
  <zorder>highlight4_3</zorder>
  <zorder>card1_1</zorder>
  <zorder>card1_2</zorder>
  <zorder>card1_3</zorder>
  <zorder>card2_2</zorder>
  <zorder>card2_3</zorder>
  <zorder>card2_1</zorder>
  <zorder>card1_4</zorder>
  <zorder>card3_1</zorder>
  <zorder>card2_4</zorder>
  <zorder>card3_3</zorder>
  <zorder>card3_4</zorder>
  <zorder>card3_2</zorder>
  <zorder>reserved1</zorder>
  <zorder>reserved2</zorder>
  <zorder>reserved3</zorder>
  <zorder>name2</zorder>
  <zorder>gradePeople2</zorder>
  <zorder>name1</zorder>
  <zorder>gradePeople1</zorder>
  <zorder>musicC</zorder>
 </widget>
 <layoutdefault spacing="6" margin="11"/>
 <resources/>
 <connections/>
</ui>
